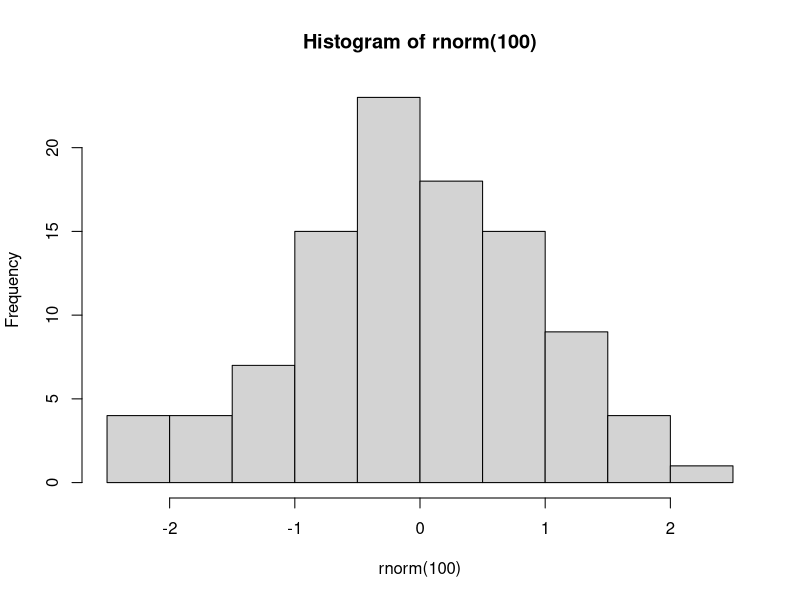

Recreate this plot in R.
## ---- chunk 1
hist(rnorm(100))

